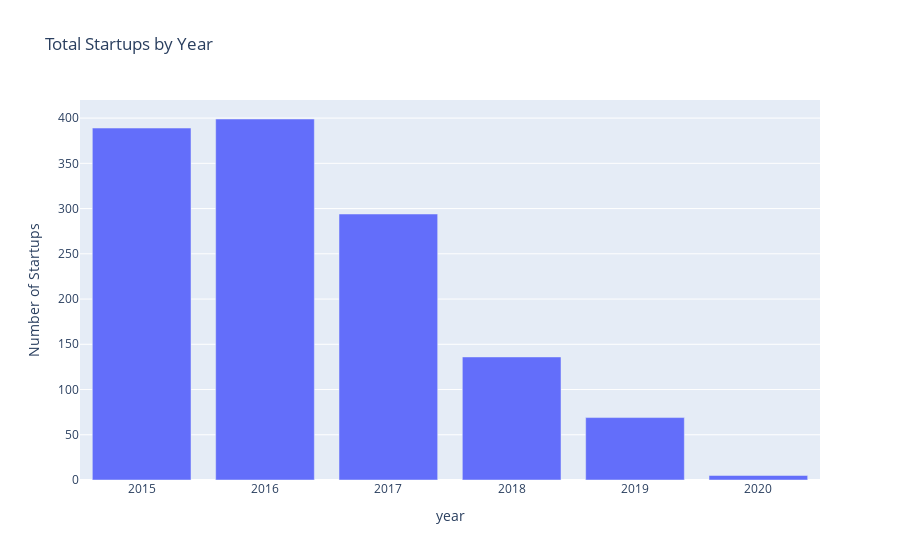

Here is the notebook cell this chart was saved with:
### Code cell
total_years=df.groupby('year')['startup_name'].count().reset_index()
fig = px.bar(
    total_years,
    x='year',
    y='startup_name',
    title='Total Startups by Year',
    labels={'startup_name': 'Number of Startups'}
)
fig.show()

### Figure 1 — Plotly figure (JSON) as saved in the notebook; plotly's stock layout.template omitted (floating-point values rounded to 4 significant figures)
{"data": [{"hovertemplate": "year=%{x}<br>Number of Startups=%{y}<extra></extra>", "legendgroup": "", "marker": {"color": "#636efa", "pattern": {"shape": ""}}, "name": "", "orientation": "v", "showlegend": false, "textposition": "auto", "type": "bar", "x": [2015.0, 2016.0, 2017.0, 2018.0, 2019.0, 2020.0], "xaxis": "x", "y": [389, 399, 294, 136, 69, 5], "yaxis": "y"}], "layout": {"barmode": "relative", "legend": {"tracegroupgap": 0}, "title": {"text": "Total Startups by Year"}, "xaxis": {"anchor": "y", "domain": [0, 1], "title": {"text": "year"}}, "yaxis": {"anchor": "x", "domain": [0, 1], "title": {"text": "Number of Startups"}}}}
